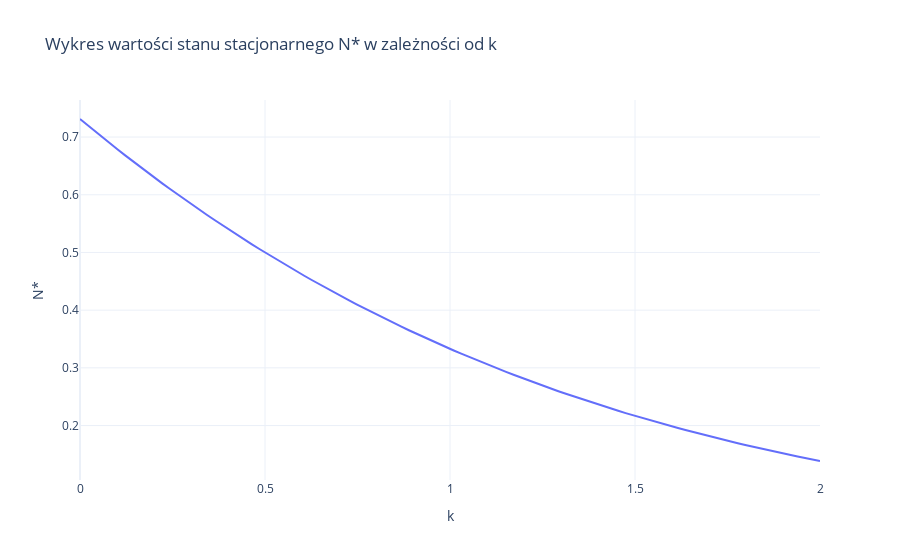

The notebook cell this image was saved under:
### Code cell
import pickle

with open("zad_2_5_fig.pkl", "rb") as file:
    fig = pickle.load(file)

fig.show()
